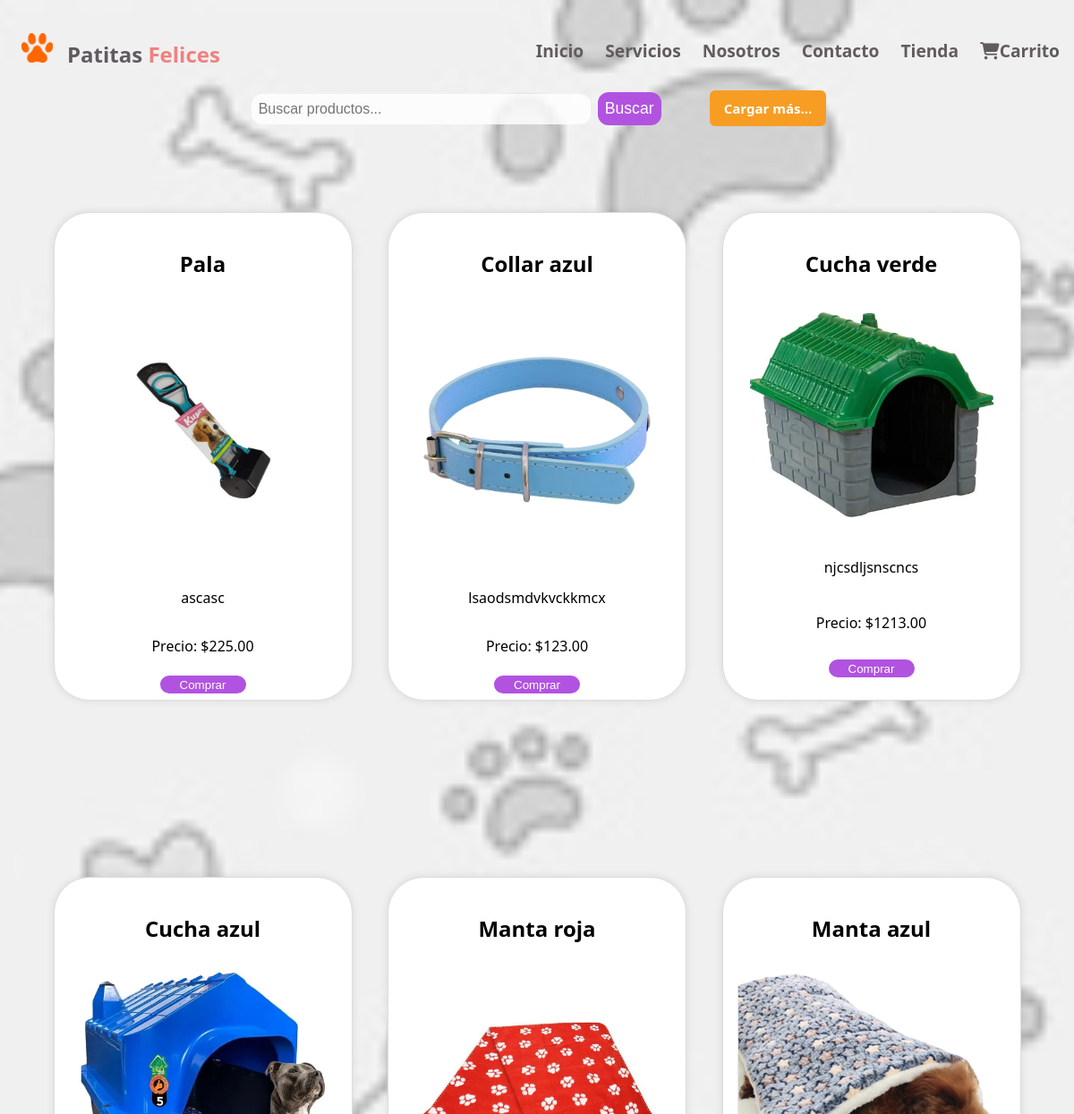
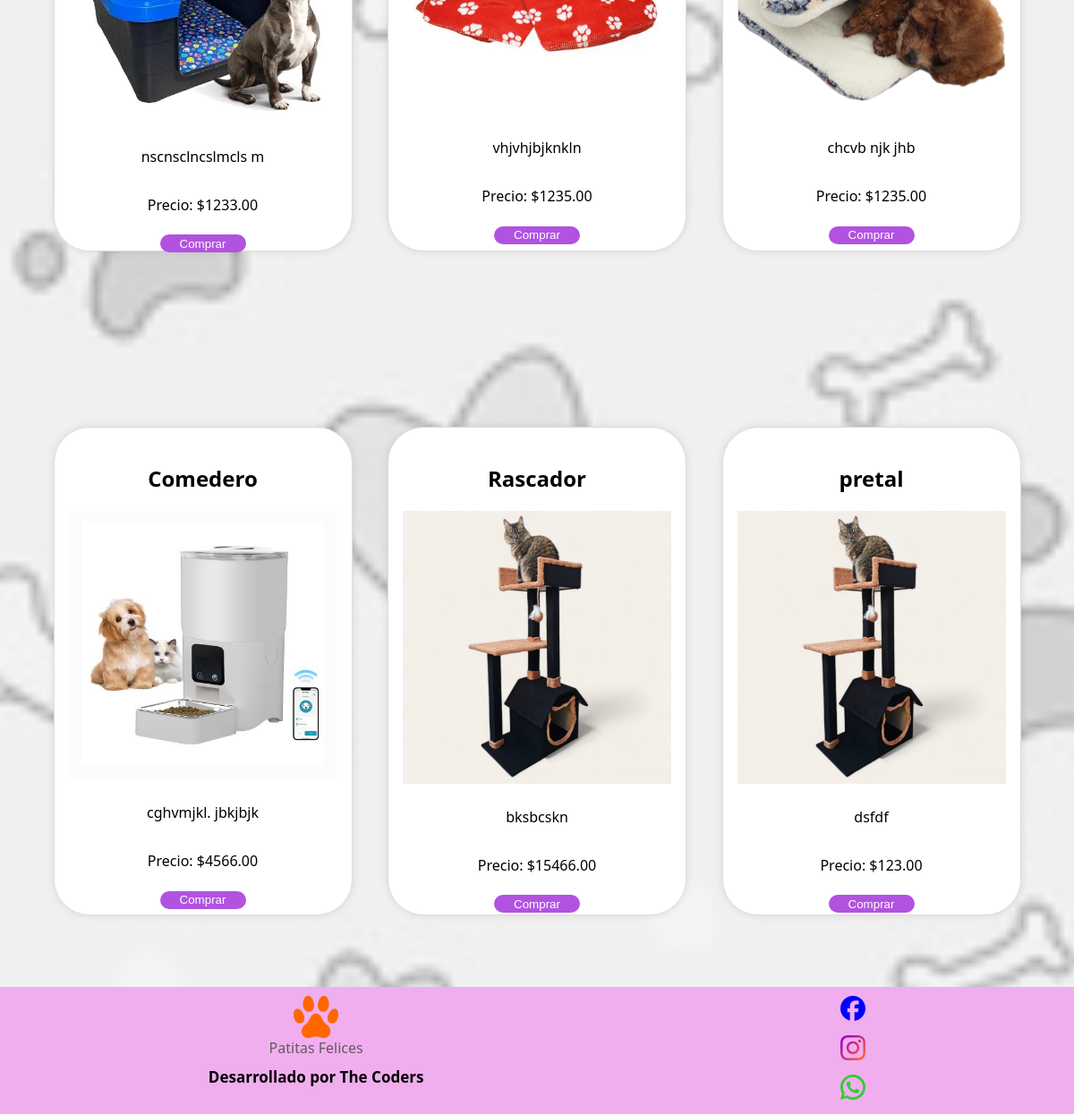
The app's page /tienda/ with its own data (2 pictures, top to bottom).
### PatitasFelices/models.py (models this page shows, shortened)
class Producto(models.Model):
    nombre = models.CharField(max_length=100)
    descripcion = models.TextField()
    precio = models.DecimalField(max_digits=10, decimal_places=2)
    imagen = models.ImageField(upload_to='productos/')

### PatitasFelices/views.py (the view)
# urls.py: path('tienda/', views.tienda, name='tienda'),
def tienda(request):
    query = request.GET.get('q')
    if query:
        productos = Producto.objects.filter(nombre__icontains=query)
    else:
        productos = Producto.objects.all()
    return render(request, 'tienda.html', {'productos': productos})

### PatitasFelices/templates/tienda.html (shortened to what this page needs)
{% extends "base.html" %}
{% load static %}
{% block content %}
<form method="get" action="{% url 'tienda' %}">
    <input type="text" name="q" placeholder="Buscar productos..." value="{{ request.GET.q }}">
    <button type="submit">Buscar</button>
    <span class="contenedor-cargar">
    <a href="{% url 'formulario_cargar_mas' %}" class="boton-cargar">Cargar más...</a>
    </span>
</form>
    {% for producto in productos %}
    <div class="card">
        <div class="producto">
            <h2>{{ producto.nombre }}</h2>
            <img src="{{ producto.imagen.url }}" alt="{{ producto.nombre }}">
            <p>{{ producto.descripcion }}</p>
            <p>Precio: ${{ producto.precio }}</p>
            <a href="{% url 'agregar_al_carrito' producto.id %}">
                <button>Comprar</button>
            </a>
        </div>
    </div>
  {% endfor %}
{% endblock %}

### PatitasFelices/static/style.css (style rules this page uses)
body, html { margin: 0; padding: 0; box-sizing: border-box; display: flex; flex-direction: column; }
a { color: #2e175d; font-size: 1.2rem; font-weight: bold; }
body { font-family: 'Segoe UI', sans-serif; display: flex; align-items: center; justify-content: center; height: 100%; position: relative; overflow-x: hidden; }
body::before { content: ""; position: fixed; top: 0; left: 0; width: 100%; height: 100%; background-image: url('img/dog-seamless-pattern-paws-bones-260nw-2350264459.jpg'); background-size: cover; background-repeat: repeat; background-position: center; filter: grayscale(100%) brightness(90%); opacity: 0.4; z-index: -1; }
form input, form select { width: 100%; padding: 0.5rem; margin-bottom: 1.2rem; border: 1px solid #6495ED; border-radius: 8px; background-color: rgba(255, 255, 255, 0.8); font-size: 1rem; }
form button { background-color: #6495ED; color: white; padding: 0.8rem 1.5rem; border: none; border-radius: 10px; font-size: 1.1rem; cursor: pointer; transition: background-color 0.3s; }
.card { display: flex; flex-direction: column; align-items: center; justify-content: center; margin-top: 70px; margin-bottom:60px; }
.producto { background-color: white; border: 1px solid #ddd; padding: 16px; padding-top: 20px; margin-top: 20%; max-width: 300px; height: 508px; text-align: center; box-shadow: 0 0 10px rgba(0, 0, 0, 0.1); border-radius: 40px; display: grid; }
.producto img { width: 100%; height: auto; margin-bottom: 10px; }
.producto button { width: 96px; height: 20px; margin: auto; border: none; border-radius: 10px; background-color: rgb(177, 83, 224); color: #ffffff; cursor: pointer; }
.producto p { font-weight: 10px; }
.contenido form { position: absolute; }
.contenido form input { border: none; border-radius: 12px; padding: 8px; width: 363px; margin: 4px; }
.contenido form button { border: none; border-radius: 12px; padding: 8px; background-color: rgb(177, 83, 224); color: #ffffff; cursor: pointer; margin-top: 3px; }
.contenedor-cargar { display: inline-block; margin-left: 50px; }
.boton-cargar { background-color: #f79d24; color: white; padding: 10px 16px; border-radius: 6px; text-decoration: none; font-size: 15px; cursor: pointer; }

### records on screen
Producto: nombre "Pala", imagen (picture), descripcion "ascasc", precio "225.00"
Producto: nombre "Collar azul", imagen (picture), descripcion "lsaodsmdvkvckkmcx", precio "123.00"
Producto: nombre "Cucha verde", imagen (picture), descripcion "njcsdljsnscncs", precio "1213.00"
Producto: nombre "Cucha azul", imagen (picture), descripcion "nscnsclncslmcls m", precio "1233.00"
Producto: nombre "Manta roja", imagen (picture), descripcion "vhjvhjbjknkln", precio "1235.00"
Producto: nombre "Manta azul", imagen (picture), descripcion "chcvb njk jhb", precio "1235.00"
Producto: nombre "Comedero", imagen (picture), descripcion "cghvmjkl. jbkjbjk", precio "4566.00"
Producto: nombre "Rascador", imagen (picture), descripcion "bksbcskn", precio "15466.00"
Producto: nombre "pretal", imagen (picture), descripcion "dsfdf", precio "123.00"
